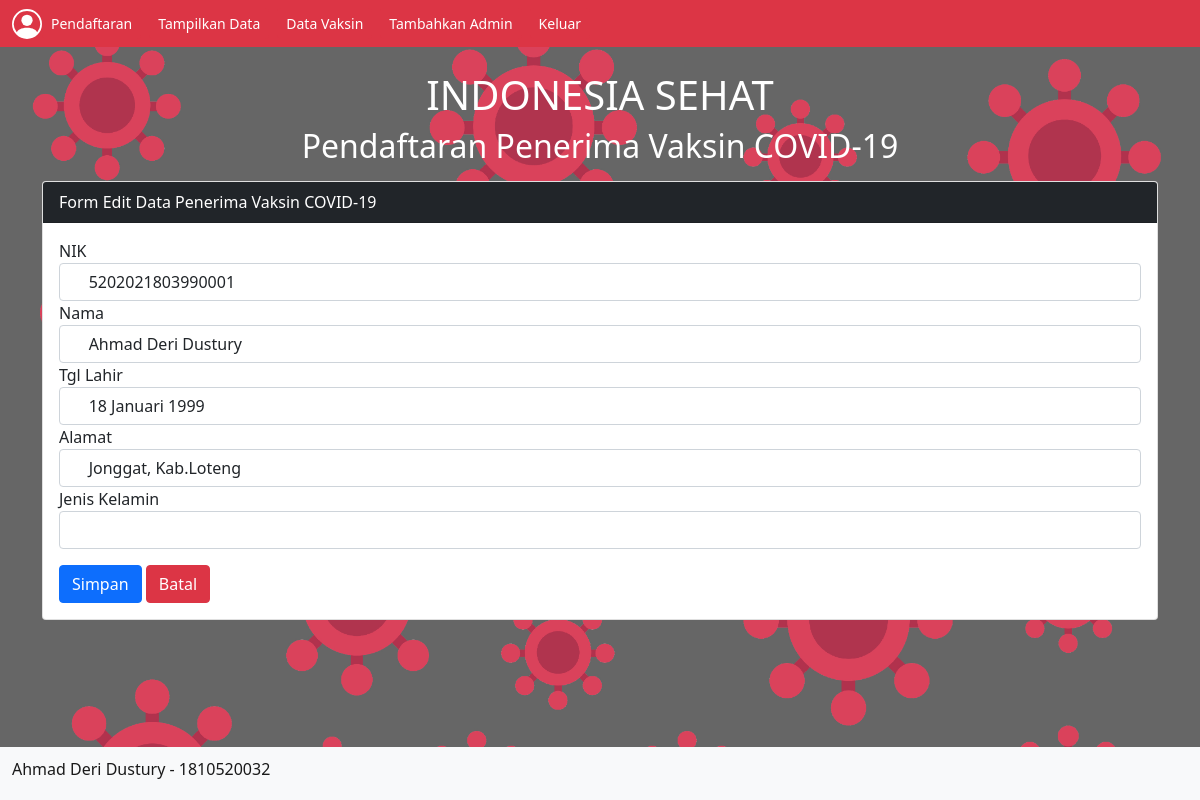
The app's page /edit.php?id=1 (signed in) with its own data.
### tables this page shows
CREATE TABLE `pendaftaran` (
  `id` int(50) NOT NULL,
  `NIK` varchar(100) NOT NULL,
  `Nama` varchar(100) NOT NULL,
  `tgl_lahir` varchar(30) NOT NULL,
  `alamat` varchar(100) NOT NULL,
  `jenis_kelamin` varchar(50) NOT NULL
);

### functions.php (called while the page is built, shortened)
<?php
$conn = mysqli_connect("localhost", "root", "", "uas");
function query($pndftar){
	global $conn;
	$masukdbms= mysqli_query($conn, $pndftar);
	$wadah=[];
	while ( $data = mysqli_fetch_assoc($masukdbms)) {
		$wadah[] = $data;
	}
	return $wadah;
}
?>

### edit.php (the view, shortened to what this page needs)
<?php
require 'functions.php';
$id = $_GET["id"];
$tampil = query("SELECT * FROM pendaftaran WHERE id = $id")[0];
?>
<!doctype html>
<html lang="en">
<head>
	<link href="https://cdn.jsdelivr.net/npm/bootstrap@5.0.0-beta1/dist/css/bootstrap.min.css" rel="stylesheet">
</head>
<body style="background:url(./assets/images/virus1.jpg)no-repeat; background-size: cover; height: 100vh;">
	<nav class="navbar navbar-light bg-danger">
		<form class="container-fluid justify-content-start">
			<a href="pendaftaran.php" class="btn btn-sm btn-danger me-2" type="button">Pendaftaran</a>
			<a href="datapendaftar.php" class="btn btn-sm btn-danger me-2" type="button">Tampilkan Data</a>
			<a href="vaksin.php" class="btn btn-sm btn-danger me-2" type="button">Data Vaksin</a>
			<a href="register.php" class="btn btn-sm btn-danger me-2" type="button">Tambahkan Admin</a>
			<a href="keluar.php" class="btn btn-sm btn-danger me-2" type="button">Keluar</a>
		</form>
	</nav>
	<div class="container">
		<br>
		<h1 class="text-center text-white">INDONESIA SEHAT</h1>
		<h2 class="text-center text-white">Pendaftaran Penerima Vaksin COVID-19</h2>
		<div class="card mt-3">
			<div class="card-header bg-dark text-white">
				Form Edit Data Penerima Vaksin COVID-19
			</div>
			<div class="card-body">
				<form method="post" action="">
					<div class="form-group">
						<label>NIK</label>
						<input type="text" name="NIK" class="form-control" value=" <?php echo $tampil["NIK"]; ?> " required>
					</div>
					<div class="form-group">
						<label>Nama</label>
						<input type="text" name="Nama" class="form-control" value=" <?php echo $tampil["Nama"]; ?> " required>
					</div>
					<div class="form-group">
						<label>Tgl Lahir</label>
						<input type="text" name="tgl_lahir" class="form-control" value=" <?php echo $tampil["tgl_lahir"]; ?> " required>
					</div>
					<div class="form-group">
						<label>Alamat</label>
						<input class="form-control" name="alamat" value=" <?php echo $tampil["alamat"] ;?> "></input>
					</div>
					<div class="form-group">
						<label>Jenis Kelamin</label>
						<select class="form-control" name="jenis_kelamin" required>
							<option></option>
							<option value="Pria">Pria</option>
						</select>
					</div>
					<button type="submit" class="btn btn-primary mt-3" name="bsimpan">Simpan</button>
					<button type="reset" class="btn btn-danger mt-3" name="bbatal">Batal</button>
				</form>
			</div>
		</div>
	</div>
	<nav class="navbar fixed-bottom navbar-light bg-light">
		<div class="container-fluid">
			<a class="navbar-brand" href=""><h6>Ahmad Deri Dustury - 1810520032</h6></a>
		</div>
	</nav>
</body>
</html>

### records on screen
pendaftaran: NIK "5202021803990001", Nama "Ahmad Deri Dustury", tgl_lahir "18 Januari 1999", alamat "Jonggat, Kab.Loteng"
